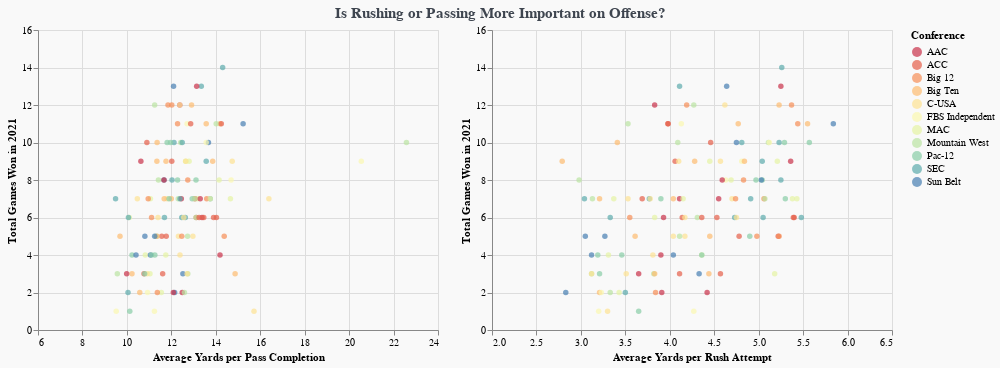

Notebook cell for this chart:
### Code cell
selection = alt.selection(type="interval")

chart1 = alt.Chart(schools).mark_circle().encode(
    y = alt.Y('Total Games Won in 2021',scale=alt.Scale(domain=(0,16))),
    x = alt.X('Average Yards per Pass Completion',scale=alt.Scale(domain=(6,24))),
    color = alt.condition(selection,alt.Color('Conference:N',scale=alt.Scale(scheme='spectral')),alt.value('lightgray')),
    tooltip = ['Team','Total Games Won in 2021','Average Yards per Pass Completion']
).properties(
    width = 400,
    height = 300
).add_selection(selection)

chart2 = alt.Chart(schools).mark_circle().encode(
    y = alt.Y('Total Games Won in 2021',scale=alt.Scale(domain=(0,16))),
    x = alt.X('Average Yards per Rush Attempt',scale=alt.Scale(domain=(2,6.5))),
    color = alt.condition(selection,"Conference",alt.value('lightgray')),
    tooltip = ['Team','Total Games Won in 2021','Average Yards per Rush Attempt']
).properties(
    width = 400,
    height = 300
).add_selection(selection)

combined = (chart1 | chart2).properties(background = '#f9f9f9',
                    title = alt.TitleParams(text = 'Is Rushing or Passing More Important on Offense?',
                                            anchor = 'middle',
                                            fontSize = 15,
                                            color = '#3E454F'))
combined

### Figure 1 — Vega-Lite specification as saved in the notebook (floating-point values rounded to 4 significant figures; data arrays with more than 128 entries replaced by an {"elided": "..."} marker saying what was removed)
{"config": {"view": {"continuousWidth": 400, "continuousHeight": 300}}, "hconcat": [{"mark": "circle", "encoding": {"color": {"condition": {"field": "Conference", "scale": {"scheme": "spectral"}, "type": "nominal", "selection": "selector383"}, "value": "lightgray"}, "tooltip": [{"field": "Team", "type": "nominal"}, {"field": "Total Games Won in 2021", "type": "quantitative"}, {"field": "Average Yards per Pass Completion", "type": "quantitative"}], "x": {"field": "Average Yards per Pass Completion", "scale": {"domain": [6, 24]}, "type": "quantitative"}, "y": {"field": "Total Games Won in 2021", "scale": {"domain": [0, 16]}, "type": "quantitative"}}, "height": 300, "selection": {"selector383": {"type": "interval"}}, "width": 400}, {"mark": "circle", "encoding": {"color": {"condition": {"field": "Conference", "type": "nominal", "selection": "selector383"}, "value": "lightgray"}, "tooltip": [{"field": "Team", "type": "nominal"}, {"field": "Total Games Won in 2021", "type": "quantitative"}, {"field": "Average Yards per Rush Attempt", "type": "quantitative"}], "x": {"field": "Average Yards per Rush Attempt", "scale": {"domain": [2, 6.5]}, "type": "quantitative"}, "y": {"field": "Total Games Won in 2021", "scale": {"domain": [0, 16]}, "type": "quantitative"}}, "height": 300, "selection": {"selector383": {"type": "interval"}}, "width": 400}], "background": "#f9f9f9", "data": {"name": "data-862e78e80b62e4ee6310c2b1d9997bf7"}, "title": {"text": "Is Rushing or Passing More Important on Offense?", "anchor": "middle", "color": "#3E454F", "fontSize": 15}, "$schema": "https://vega.github.io/schema/vega-lite/v4.17.0.json", "datasets": {"data-862e78e80b62e4ee6310c2b1d9997bf7": {"elided": "130 records"}}}
